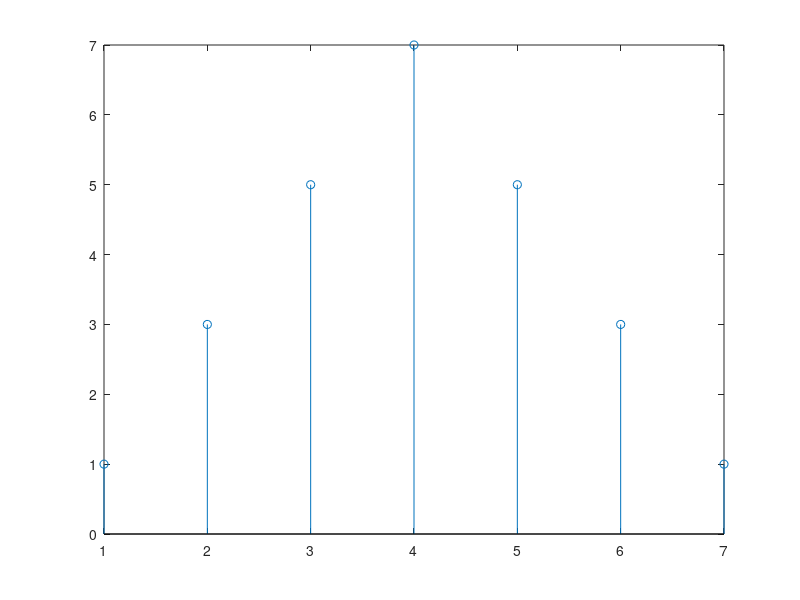

MATLAB code for this plot:
clc;
clear all;
x=[1 2 1 1];
h=flip(x)
n1=length(x);
n2=length(h);
for i=1:n1+n2-1;
    y(i)=0;
end
for i=1:n1
    for j=1:n2;
        y(i+j-1)=y(i+j-1)+x(i)*h(j);
    end 
end
stem(y)
